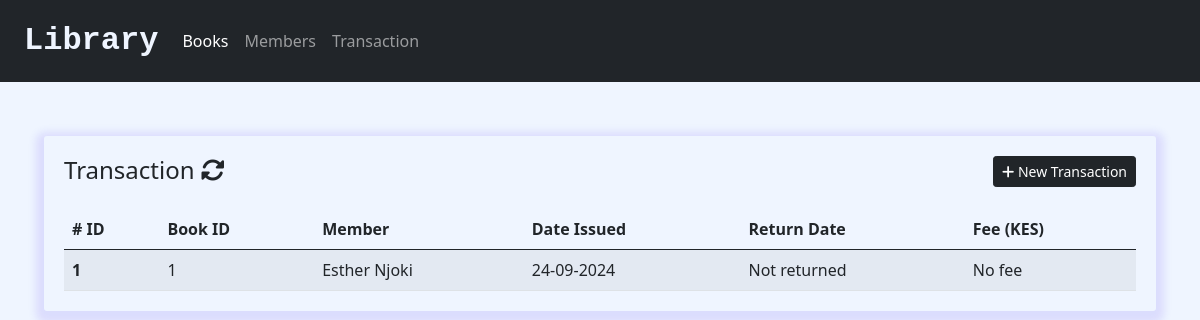
The app's page /transactions, older data.
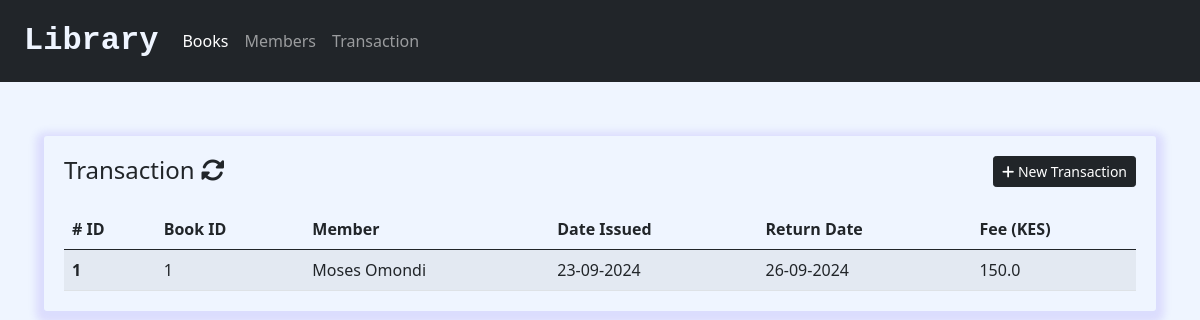
The same page, newer data.
### system/model.py (models this page shows, shortened)
class Transaction(db.Model):
    id = db.Column(db.Integer, primary_key=True)
    book_id = db.Column(db.Integer, db.ForeignKey('book.id'), nullable=False)
    member_id = db.Column(db.Integer, db.ForeignKey('member.id'), nullable=False)
    issue_date = db.Column(db.Date, nullable=False)
    return_date = db.Column(db.Date, nullable=True)
    fee = db.Column(db.Float, default=0.0)
    book = db.relationship('Book', backref='transactions')
    member = db.relationship('Member', backref='transactions')

class Member(db.Model):
    id = db.Column(db.Integer, primary_key=True)
    name = db.Column(db.String(100), nullable=False)
    email = db.Column(db.String(120), unique=True, nullable=False)
    phone = db.Column(db.String(10), nullable=True)
    debt = db.Column(db.Float, default=0.0)

class Book(db.Model):
    id = db.Column(db.Integer, primary_key=True)
    title = db.Column(db.String(100), nullable=False)
    author = db.Column(db.String(100), nullable=False)
    stock = db.Column(db.Integer, nullable=False)

### system/route.py (the view)
@app.route('/transactions')
def transactions():
    transactions = Transaction.query.all()
    return render_template('transactions.html', transactions=transactions)

### system/templates/transactions.html
{% extends 'base.html' %}
{% block content %}
    <div class='content'>
        <div class="box">
            <div class='add'>
                <h4 class="">Transaction <i class="fa-solid fa-rotate"></i></h4>
                <a href="{{ url_for('newTransactions') }}">
                    <button type="button" class='btn btn-dark btn-sm btn-flat'>
                        <i class='fa fa-plus'></i> New Transaction
                    </button>
                </a>
            </div>
            <div class="box-body">
                <table class="table table-striped table-hover">
                    <thead>
                        <tr>
                            <th scope="col"># ID</th>
                            <th scope="col">Book ID</th>
                            <th scope="col">Member</th>
                            <th scope="col">Date Issued</th>
                            <th scope="col">Return Date</th>
                            <th scope="col">Fee (KES)</th>
                        </tr>
                    </thead>
                    <tbody>
                        {% for transaction in transactions %}
                            <tr>
                                <th scope="row">{{ transaction.id }}</th>
                                <td>{{ transaction.book.id }}</td>
                                <td>{{ transaction.member.name }}</td>
                                <td>{{ transaction.issue_date.strftime('%d-%m-%Y') }}</td>
                                <td>
                                    {% if transaction.return_date %}
                                        {{ transaction.return_date.strftime('%d-%m-%Y') }}
                                    {% else %}
                                        Not returned
                                    {% endif %}
                                </td>
                                <td>
                                    {% if transaction.fee %}
                                        {{ transaction.fee }}
                                    {% else %}
                                        No fee
                                    {% endif %}
                                </td>
                            </tr>
                        {% else %}
                            <tr>
                                <td colspan="6" class="text-center">No transactions found</td>
                            </tr>
                        {% endfor %}
                    </tbody>
                </table>
            </div>
        </div>
    </div>
{% endblock %}

Row changes from the older to the newer data that the page shows:
changed Transaction id 1: member.name "Esther Njoki" → "Moses Omondi"; issue_date "24-09-2024" → "23-09-2024"; return_date (not shown) → "26-09-2024"; fee (not shown) → "150.0"; no longer shows "Not returned"; no longer shows "No fee"
